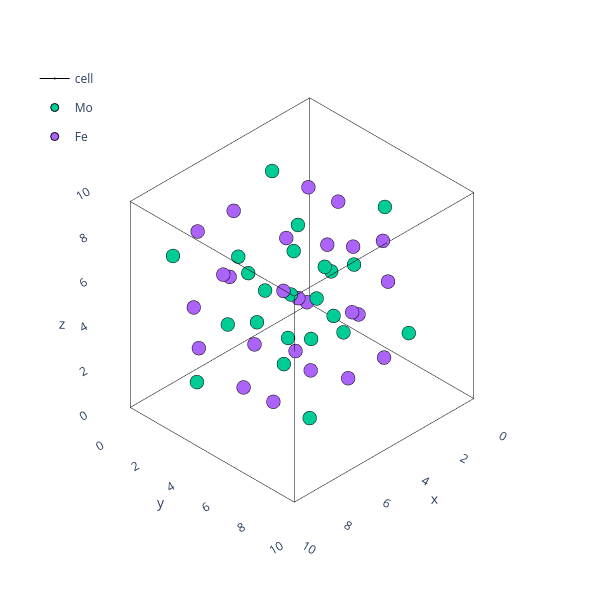

Notebook source saved alongside this figure:
### Code cell
theatoms=AtomsObjects['R']['Atoms'].atoms.sample(n=1).iloc[0]
plotting.plotly_atoms(theatoms)

### Figure 1 — Plotly figure (JSON) as saved in the notebook; plotly's stock layout.template omitted (floating-point values rounded to 4 significant figures)
{"data": [{"hoverinfo": "skip", "legendgroup": "cell", "line": {"color": "black", "width": 1}, "marker": {"size": 0.01}, "name": "cell", "showlegend": false, "type": "scatter3d", "x": [0.0, 9.273], "y": [0, 0], "z": [0, 0]}, {"hoverinfo": "skip", "legendgroup": "cell", "line": {"color": "black", "width": 1}, "marker": {"size": 0.01}, "name": "cell", "showlegend": false, "type": "scatter3d", "x": [0, 0], "y": [0.0, 9.285], "z": [0, 0]}, {"hoverinfo": "skip", "legendgroup": "cell", "line": {"color": "black", "width": 1}, "marker": {"size": 0.01}, "name": "cell", "showlegend": false, "type": "scatter3d", "x": [0, 0], "y": [0, 0], "z": [0.0, 9.271]}, {"hoverinfo": "skip", "legendgroup": "cell", "line": {"color": "black", "width": 1}, "marker": {"size": 0.01}, "name": "cell", "showlegend": false, "type": "scatter3d", "x": [9.273, 9.273], "y": [0.0, 9.285], "z": [0, 0]}, {"hoverinfo": "skip", "legendgroup": "cell", "line": {"color": "black", "width": 1}, "marker": {"size": 0.01}, "name": "cell", "showlegend": false, "type": "scatter3d", "x": [0.0, 9.273], "y": [9.285, 9.285], "z": [0, 0]}, {"hoverinfo": "skip", "legendgroup": "cell", "line": {"color": "black", "width": 1}, "marker": {"size": 0.01}, "name": "cell", "showlegend": false, "type": "scatter3d", "x": [9.273, 9.273], "y": [9.285, 9.285], "z": [0.0, 9.271]}, {"hoverinfo": "skip", "legendgroup": "cell", "line": {"color": "black", "width": 1}, "marker": {"size": 0.01}, "name": "cell", "showlegend": false, "type": "scatter3d", "x": [9.273, 9.273], "y": [0, 0], "z": [0.0, 9.271]}, {"hoverinfo": "skip", "legendgroup": "cell", "line": {"color": "black", "width": 1}, "marker": {"size": 0.01}, "name": "cell", "showlegend": false, "type": "scatter3d", "x": [0, 0], "y": [9.285, 9.285], "z": [0.0, 9.271]}, {"hoverinfo": "skip", "legendgroup": "cell", "line": {"color": "black", "width": 1}, "marker": {"size": 0.01}, "name": "cell", "showlegend": false, "type": "scatter3d", "x": [0.0, 9.273], "y": [0, 0], "z": [9.271, 9.271]}, {"hoverinfo": "skip", "legendgroup": "cell", "line": {"color": "black", "width": 1}, "marker": {"size": 0.01}, "name": "cell", "showlegend": false, "type": "scatter3d", "x": [0, 0], "y": [0.0, 9.285], "z": [9.271, 9.271]}, {"hoverinfo": "skip", "legendgroup": "cell", "line": {"color": "black", "width": 1}, "marker": {"size": 0.01}, "name": "cell", "showlegend": false, "type": "scatter3d", "x": [0.0, 9.273], "y": [9.285, 9.285], "z": [9.271, 9.271]}, {"hoverinfo": "skip", "legendgroup": "cell", "line": {"color": "black", "width": 1}, "marker": {"size": 0.01}, "name": "cell", "showlegend": true, "type": "scatter3d", "x": [9.273, 9.273], "y": [0.0, 9.285], "z": [9.271, 9.271]}, {"hovertext": ["Mo0", "Mo1", "Mo2", "Mo3", "Mo4", "Mo5", "Mo6", "Mo7", "Mo8", "Mo9", "Mo10", "Mo11", "Mo12", "Mo13", "Mo14", "Mo15", "Mo16", "Mo17", "Mo18", "Mo19", "Mo20", "Mo21", "Mo22", "Mo23", "Mo24"], "marker": {"line": {"color": "black", "width": 1}}, "mode": "markers", "name": "Mo", "type": "scatter3d", "x": [5.911, 2.667, 1.139, 3.129, 9.155, 10.68, 8.693, 6.075, 4.007, 4.064, 5.748, 7.816, 7.759, 6.797, 3.497, 6.366, 5.026, 8.325, 5.456, 4.039, 9.137, 2.941, 7.783, 2.685, 8.881], "y": [5.402, 2.993, 2.456, 0.8966, 7.812, 8.348, 9.908, 3.664, 5.73, 3.537, 7.14, 5.074, 7.267, 5.974, 6.329, 2.924, 4.83, 4.475, 7.881, 2.288, 3.618, 8.821, 8.517, 7.186, 1.983], "z": [5.881, 1.143, 3.168, 2.591, 10.62, 8.594, 9.171, 3.917, 4.11, 6.051, 7.845, 7.652, 5.711, 3.457, 6.441, 6.673, 8.305, 5.321, 5.089, 9.07, 2.742, 4.222, 2.692, 9.02, 7.54]}, {"hovertext": ["Fe0", "Fe1", "Fe2", "Fe3", "Fe4", "Fe5", "Fe6", "Fe7", "Fe8", "Fe9", "Fe10", "Fe11", "Fe12", "Fe13", "Fe14", "Fe15", "Fe16", "Fe17", "Fe18", "Fe19", "Fe20", "Fe21", "Fe22", "Fe23", "Fe24", "Fe25", "Fe26", "Fe27"], "marker": {"line": {"color": "black", "width": 1}}, "mode": "markers", "name": "Fe", "type": "scatter3d", "x": [3.603, 8.219, 2.023, 7.258, 2.619, 9.799, 4.564, 9.203, 2.576, 7.884, 4.963, 9.247, 3.938, 6.859, 4.999, 1.868, 2.588, 6.823, 9.954, 9.235, 4.501, 1.551, 5.188, 7.321, 10.27, 6.634, 0.8804, 10.94], "y": [3.295, 7.51, 2.135, 1.669, 7.073, 8.67, 9.135, 3.732, 4.426, 2.068, 7.604, 6.379, 8.737, 3.201, 2.343, 4.801, 1.499, 8.462, 6.003, 9.305, 4.977, 4.15, 1.145, 5.827, 6.654, 9.66, 0.8011, 10.0], "z": [3.588, 8.174, 7.253, 2.427, 2.153, 4.509, 9.335, 9.609, 7.936, 4.76, 2.646, 3.826, 7.002, 9.116, 1.772, 2.674, 4.959, 9.99, 9.088, 6.803, 1.561, 5.267, 4.358, 10.2, 6.495, 7.404, 0.8903, 10.87]}], "layout": {"height": 600, "legend": {"x": 0.05, "xanchor": "left", "y": 0.9, "yanchor": "top"}, "margin": {"b": 5, "l": 5, "r": 0.5, "t": 5}, "scene": {"aspectmode": "data", "camera": {"projection": {"type": "orthographic"}}, "xaxis": {"range": [-0.9273, 10.2], "showbackground": false, "showgrid": false}, "yaxis": {"range": [-0.9285, 10.21], "showbackground": false, "showgrid": false}, "zaxis": {"range": [-0.9271, 10.2], "showbackground": false, "showgrid": false}}, "width": 600}}
